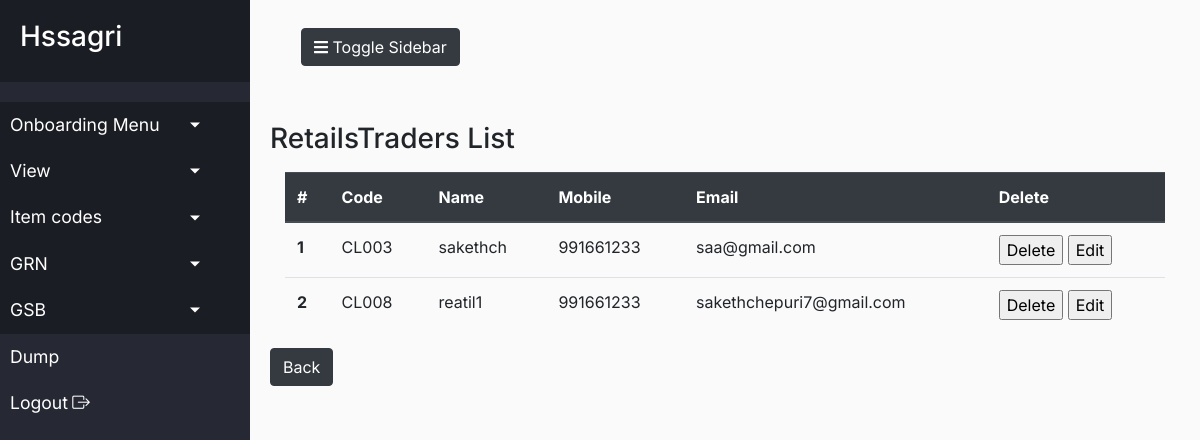
Screenshot of /view_retailtraders.php (signed in) with the database file from the repository.
### tables this page shows
CREATE TABLE `client_onboarding` (
  `id` int(11) NOT NULL,
  `user_id` varchar(50) DEFAULT NULL,
  `cl_clienttype` int(10) DEFAULT NULL,
  `cl_code` varchar(50) DEFAULT NULL,
  `cl_name` varchar(50) DEFAULT NULL,
  `cl_mobile` bigint(20) DEFAULT NULL,
  `cl_email` varchar(255) DEFAULT NULL,
  `cl_kyc` text DEFAULT NULL,
  `cl_agreementcopy` varchar(100) DEFAULT NULL,
  `cl_bank_acctholdername` varchar(100) DEFAULT NULL,
  `cl_bank_acctnumber` varchar(255) DEFAULT NULL,
  `cl_bank_ifsccode` varchar(100) DEFAULT NULL,
  `cl_bank_branchname` varchar(100) DEFAULT NULL,
  `cl_bank_cancelcheq` varchar(100) DEFAULT NULL,
  `cl_regdate` timestamp NOT NULL DEFAULT current_timestamp()
);

### db_connect.php (called while the page is built, shortened)
<?php
class db_connect{
    protected function __construct($db = NULL)
    {
        if (is_object($db)) {
            $this->db = $db;
        }  else  {
            $dsn = "mysql:host=".DB_HOST.";dbname=".DB_NAME;
            try  {
                $this->db = new PDO($dsn, DB_USER, DB_PSWD, array(PDO::MYSQL_ATTR_INIT_COMMAND => "SET NAMES utf8mb4"));
            } catch (Exception $e) {
                die ($e->getMessage());
            }
        }
    }
}
?>

### account.php (called while the page is built, shortened)
<?php
include'db_connect.php';
class account extends db_connect
{
	public  function getCurrentUserId()
    {
        if (isset($_SESSION) && isset($_SESSION['user_id'])) {
            return $_SESSION['user_id'];
        } else {
            return 0;
        }
    }
	public function getClient_OnBoardingData($acctid,$type)
	{
		$result=[];
		$stmt = $this->db->prepare("select * from client_onboarding where user_id = (:userid) and cl_clienttype = (:type) ");
		$stmt->bindParam(":userid", $acctid, PDO::PARAM_INT);
		$stmt->bindParam(":type", $type, PDO::PARAM_INT);
		if($stmt->execute())
		{
			if($stmt->rowCount() > 0)
			{
				$rows = $stmt->fetchAll();
				foreach($rows as $frow)
				{
					$result[] = array("name"=>$frow['cl_name'],
									"code"=>$frow['cl_code'],
									"mobile"=>$frow['cl_mobile'],
									"email"=>$frow['cl_email'],
									"id"=>$frow['id']);
				}
			}
		}
		return $result;
	}
}

### view_retailtraders.php (the view, shortened to what this page needs)
<?php
include'account.php';
$account =  new account();
$accountId=$account->getCurrentUserId();
$clientdata = $account->getClient_OnBoardingData($accountId,$type=4);
?>
<!doctype html>
<html lang="en">
<head>
<?php require_once('header.php'); ?>
</head>
<body>
  <div class="wrapper">
    <?php require_once('side_bar.php'); ?>
    <div id="content">
      <nav class="navbar navbar-expand-lg">
        <div class="container-fluid">
          <button type="button" id="sidebarCollapse" class="btn btn-dark">
            <i class="fas fa-bars"></i><span> Toggle Sidebar</span>
          </button>
        </div>
      </nav>
      <br><br>
	  <h3>RetailsTraders List</h3>
    <div class="container">
	<div class="table-responsive">
        <table class="table">
  <thead class="thead-dark">
    <tr>
      <th scope="col">#</th>
      <th scope="col">Code</th>
	  <th scope="col">Name</th>
      <th scope="col">Mobile</th>
      <th scope="col">Email</th>
	  <th scope="col">Delete</th>
    </tr>
  </thead>
  <tbody>
  <?php
     $inc = 0;
  	foreach($clientdata as $fdata)
	{ $inc++;
	?>
	    <tr>
      <th scope="row"><?php echo $inc; ?></th>
	  <td><?php echo $fdata['code'] ?></td>
      <td><?php echo $fdata['name'] ?></td>
      <td><?php echo $fdata['mobile'] ?></td>
      <td><?php echo $fdata['email'] ?></td>
	    <td><input type="button" name="delete" value="Delete" data-target='#delete_client' data-toggle='modal'
		class="deleteclientdata" id="<?php echo $fdata['id'] ?>">&nbsp;<a href="edit_client_onboarding.php?id=<?php echo $fdata['id'] ?>"><input type="button" name="edit" value="Edit"></a></td>
    </tr>
	<?php }
  ?>
  </tbody>
</table></div>
    </div><a href="client_onboarding_view.php"><input type="button" name="Back" value="Back" class="btn btn-dark"></a>
    </div>
  </div>
</body>
</html>

### css/style.css (style rules this page uses)
* { list-style: none; }
body { font-family: 'Inter', sans-serif; background: #fff; }
a, a:hover, a:focus { color: inherit; text-decoration: none; transition: all 0.4s; }
.wrapper { display: flex; text-decoration: none; transition: all 0.4s; }
#content { width: 100%; padding: 20px; min-width: height 100vh; transition: all 0.4s; }

### rows the page displays
client_onboarding: cl_code "CL003", cl_name "sakethch", cl_mobile "991661233", cl_email "saa@gmail.com"
client_onboarding: cl_code "CL008", cl_name "reatil1", cl_mobile "991661233", cl_email "sakethchepuri7@gmail.com"
